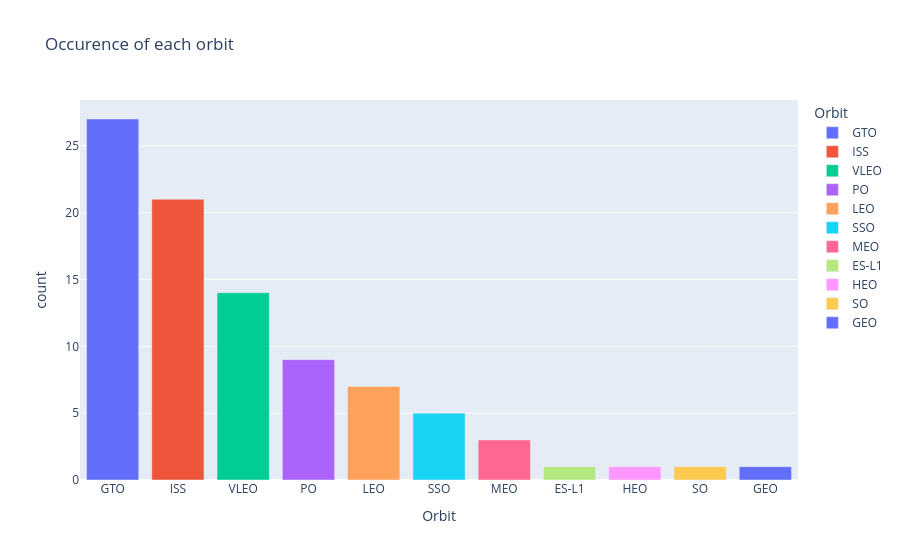

The notebook cell saved with this chart:
### Code cell
# occurence of each orbit
import plotly.express as px
px.bar(occurence,x='Orbit',y='count',color='Orbit',title='Occurence of each orbit',hover_data='count')

### Figure 1 — Plotly figure (JSON) as saved in the notebook; plotly's stock layout.template omitted (floating-point values rounded to 4 significant figures)
{"data": [{"hovertemplate": "Orbit=%{x}<br>count=%{y}<extra></extra>", "legendgroup": "GTO", "marker": {"color": "#636efa", "pattern": {"shape": ""}}, "name": "GTO", "orientation": "v", "showlegend": true, "textposition": "auto", "type": "bar", "x": ["GTO"], "xaxis": "x", "y": [27], "yaxis": "y"}, {"hovertemplate": "Orbit=%{x}<br>count=%{y}<extra></extra>", "legendgroup": "ISS", "marker": {"color": "#EF553B", "pattern": {"shape": ""}}, "name": "ISS", "orientation": "v", "showlegend": true, "textposition": "auto", "type": "bar", "x": ["ISS"], "xaxis": "x", "y": [21], "yaxis": "y"}, {"hovertemplate": "Orbit=%{x}<br>count=%{y}<extra></extra>", "legendgroup": "VLEO", "marker": {"color": "#00cc96", "pattern": {"shape": ""}}, "name": "VLEO", "orientation": "v", "showlegend": true, "textposition": "auto", "type": "bar", "x": ["VLEO"], "xaxis": "x", "y": [14], "yaxis": "y"}, {"hovertemplate": "Orbit=%{x}<br>count=%{y}<extra></extra>", "legendgroup": "PO", "marker": {"color": "#ab63fa", "pattern": {"shape": ""}}, "name": "PO", "orientation": "v", "showlegend": true, "textposition": "auto", "type": "bar", "x": ["PO"], "xaxis": "x", "y": [9], "yaxis": "y"}, {"hovertemplate": "Orbit=%{x}<br>count=%{y}<extra></extra>", "legendgroup": "LEO", "marker": {"color": "#FFA15A", "pattern": {"shape": ""}}, "name": "LEO", "orientation": "v", "showlegend": true, "textposition": "auto", "type": "bar", "x": ["LEO"], "xaxis": "x", "y": [7], "yaxis": "y"}, {"hovertemplate": "Orbit=%{x}<br>count=%{y}<extra></extra>", "legendgroup": "SSO", "marker": {"color": "#19d3f3", "pattern": {"shape": ""}}, "name": "SSO", "orientation": "v", "showlegend": true, "textposition": "auto", "type": "bar", "x": ["SSO"], "xaxis": "x", "y": [5], "yaxis": "y"}, {"hovertemplate": "Orbit=%{x}<br>count=%{y}<extra></extra>", "legendgroup": "MEO", "marker": {"color": "#FF6692", "pattern": {"shape": ""}}, "name": "MEO", "orientation": "v", "showlegend": true, "textposition": "auto", "type": "bar", "x": ["MEO"], "xaxis": "x", "y": [3], "yaxis": "y"}, {"hovertemplate": "Orbit=%{x}<br>count=%{y}<extra></extra>", "legendgroup": "ES-L1", "marker": {"color": "#B6E880", "pattern": {"shape": ""}}, "name": "ES-L1", "orientation": "v", "showlegend": true, "textposition": "auto", "type": "bar", "x": ["ES-L1"], "xaxis": "x", "y": [1], "yaxis": "y"}, {"hovertemplate": "Orbit=%{x}<br>count=%{y}<extra></extra>", "legendgroup": "HEO", "marker": {"color": "#FF97FF", "pattern": {"shape": ""}}, "name": "HEO", "orientation": "v", "showlegend": true, "textposition": "auto", "type": "bar", "x": ["HEO"], "xaxis": "x", "y": [1], "yaxis": "y"}, {"hovertemplate": "Orbit=%{x}<br>count=%{y}<extra></extra>", "legendgroup": "SO", "marker": {"color": "#FECB52", "pattern": {"shape": ""}}, "name": "SO", "orientation": "v", "showlegend": true, "textposition": "auto", "type": "bar", "x": ["SO"], "xaxis": "x", "y": [1], "yaxis": "y"}, {"hovertemplate": "Orbit=%{x}<br>count=%{y}<extra></extra>", "legendgroup": "GEO", "marker": {"color": "#636efa", "pattern": {"shape": ""}}, "name": "GEO", "orientation": "v", "showlegend": true, "textposition": "auto", "type": "bar", "x": ["GEO"], "xaxis": "x", "y": [1], "yaxis": "y"}], "layout": {"barmode": "relative", "legend": {"title": {"text": "Orbit"}, "tracegroupgap": 0}, "title": {"text": "Occurence of each orbit"}, "xaxis": {"anchor": "y", "categoryarray": ["GTO", "ISS", "VLEO", "PO", "LEO", "SSO", "MEO", "ES-L1", "HEO", "SO", "GEO"], "categoryorder": "array", "domain": [0, 1], "title": {"text": "Orbit"}}, "yaxis": {"anchor": "x", "domain": [0, 1], "title": {"text": "count"}}}}
